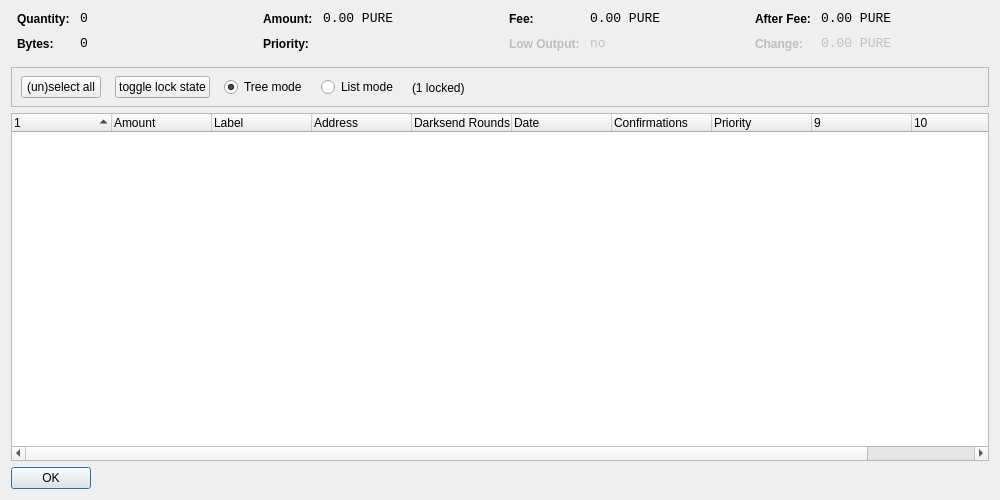
<?xml version="1.0" encoding="UTF-8"?>
<ui version="4.0">
 <class>CoinControlDialog</class>
 <widget class="QDialog" name="CoinControlDialog">
  <property name="geometry">
   <rect>
    <x>0</x>
    <y>0</y>
    <width>1000</width>
    <height>500</height>
   </rect>
  </property>
  <property name="windowTitle">
   <string>Coin Control</string>
  </property>
  <layout class="QVBoxLayout" name="verticalLayout">
   <item>
    <layout class="QHBoxLayout" name="horizontalLayoutTop" stretch="0,0,0,0">
     <property name="topMargin">
      <number>0</number>
     </property>
     <property name="bottomMargin">
      <number>10</number>
     </property>
     <item>
      <layout class="QFormLayout" name="formLayoutCoinControl1">
       <property name="horizontalSpacing">
        <number>10</number>
       </property>
       <property name="verticalSpacing">
        <number>10</number>
       </property>
       <property name="leftMargin">
        <number>6</number>
       </property>
       <property name="rightMargin">
        <number>6</number>
       </property>
       <item row="0" column="0">
        <widget class="QLabel" name="labelCoinControlQuantityText">
         <property name="styleSheet">
          <string notr="true">font-weight:bold;</string>
         </property>
         <property name="text">
          <string>Quantity:</string>
         </property>
        </widget>
       </item>
       <item row="0" column="1">
        <widget class="QLabel" name="labelCoinControlQuantity">
         <property name="font">
          <font>
           <family>Monospace</family>
           <pointsize>10</pointsize>
          </font>
         </property>
         <property name="cursor">
          <cursorShape>IBeamCursor</cursorShape>
         </property>
         <property name="contextMenuPolicy">
          <enum>Qt::ActionsContextMenu</enum>
         </property>
         <property name="text">
          <string notr="true">0</string>
         </property>
         <property name="textInteractionFlags">
          <set>Qt::LinksAccessibleByMouse|Qt::TextSelectableByKeyboard|Qt::TextSelectableByMouse</set>
         </property>
        </widget>
       </item>
       <item row="1" column="0">
        <widget class="QLabel" name="labelCoinControlBytesText">
         <property name="styleSheet">
          <string notr="true">font-weight:bold;</string>
         </property>
         <property name="text">
          <string>Bytes:</string>
         </property>
        </widget>
       </item>
       <item row="1" column="1">
        <widget class="QLabel" name="labelCoinControlBytes">
         <property name="font">
          <font>
           <family>Monospace</family>
           <pointsize>10</pointsize>
          </font>
         </property>
         <property name="cursor">
          <cursorShape>IBeamCursor</cursorShape>
         </property>
         <property name="contextMenuPolicy">
          <enum>Qt::ActionsContextMenu</enum>
         </property>
         <property name="text">
          <string notr="true">0</string>
         </property>
         <property name="textInteractionFlags">
          <set>Qt::LinksAccessibleByMouse|Qt::TextSelectableByKeyboard|Qt::TextSelectableByMouse</set>
         </property>
        </widget>
       </item>
      </layout>
     </item>
     <item>
      <layout class="QFormLayout" name="formLayoutCoinControl2">
       <property name="horizontalSpacing">
        <number>10</number>
       </property>
       <property name="verticalSpacing">
        <number>10</number>
       </property>
       <property name="leftMargin">
        <number>6</number>
       </property>
       <property name="rightMargin">
        <number>6</number>
       </property>
       <item row="0" column="0">
        <widget class="QLabel" name="labelCoinControlAmountText">
         <property name="styleSheet">
          <string notr="true">font-weight:bold;</string>
         </property>
         <property name="text">
          <string>Amount:</string>
         </property>
        </widget>
       </item>
       <item row="0" column="1">
        <widget class="QLabel" name="labelCoinControlAmount">
         <property name="font">
          <font>
           <family>Monospace</family>
           <pointsize>10</pointsize>
          </font>
         </property>
         <property name="cursor">
          <cursorShape>IBeamCursor</cursorShape>
         </property>
         <property name="contextMenuPolicy">
          <enum>Qt::ActionsContextMenu</enum>
         </property>
         <property name="text">
          <string notr="true">0.00 PURE</string>
         </property>
         <property name="textInteractionFlags">
          <set>Qt::LinksAccessibleByMouse|Qt::TextSelectableByKeyboard|Qt::TextSelectableByMouse</set>
         </property>
        </widget>
       </item>
       <item row="1" column="0">
        <widget class="QLabel" name="labelCoinControlPriorityText">
         <property name="styleSheet">
          <string notr="true">font-weight:bold;</string>
         </property>
         <property name="text">
          <string>Priority:</string>
         </property>
        </widget>
       </item>
       <item row="1" column="1">
        <widget class="QLabel" name="labelCoinControlPriority">
         <property name="font">
          <font>
           <family>Monospace</family>
           <pointsize>10</pointsize>
          </font>
         </property>
         <property name="cursor">
          <cursorShape>IBeamCursor</cursorShape>
         </property>
         <property name="contextMenuPolicy">
          <enum>Qt::ActionsContextMenu</enum>
         </property>
         <property name="text">
          <string/>
         </property>
         <property name="textInteractionFlags">
          <set>Qt::LinksAccessibleByMouse|Qt::TextSelectableByKeyboard|Qt::TextSelectableByMouse</set>
         </property>
        </widget>
       </item>
      </layout>
     </item>
     <item>
      <layout class="QFormLayout" name="formLayoutCoinControl3">
       <property name="horizontalSpacing">
        <number>10</number>
       </property>
       <property name="verticalSpacing">
        <number>10</number>
       </property>
       <property name="leftMargin">
        <number>6</number>
       </property>
       <property name="rightMargin">
        <number>6</number>
       </property>
       <item row="0" column="0">
        <widget class="QLabel" name="labelCoinControlFeeText">
         <property name="styleSheet">
          <string notr="true">font-weight:bold;</string>
         </property>
         <property name="text">
          <string>Fee:</string>
         </property>
        </widget>
       </item>
       <item row="0" column="1">
        <widget class="QLabel" name="labelCoinControlFee">
         <property name="font">
          <font>
           <family>Monospace</family>
           <pointsize>10</pointsize>
          </font>
         </property>
         <property name="cursor">
          <cursorShape>IBeamCursor</cursorShape>
         </property>
         <property name="contextMenuPolicy">
          <enum>Qt::ActionsContextMenu</enum>
         </property>
         <property name="text">
          <string notr="true">0.00 PURE</string>
         </property>
         <property name="textInteractionFlags">
          <set>Qt::LinksAccessibleByMouse|Qt::TextSelectableByKeyboard|Qt::TextSelectableByMouse</set>
         </property>
        </widget>
       </item>
       <item row="1" column="0">
        <widget class="QLabel" name="labelCoinControlLowOutputText">
         <property name="enabled">
          <bool>false</bool>
         </property>
         <property name="styleSheet">
          <string notr="true">font-weight:bold;</string>
         </property>
         <property name="text">
          <string>Low Output:</string>
         </property>
        </widget>
       </item>
       <item row="1" column="1">
        <widget class="QLabel" name="labelCoinControlLowOutput">
         <property name="enabled">
          <bool>false</bool>
         </property>
         <property name="font">
          <font>
           <family>Monospace</family>
           <pointsize>10</pointsize>
          </font>
         </property>
         <property name="cursor">
          <cursorShape>IBeamCursor</cursorShape>
         </property>
         <property name="contextMenuPolicy">
          <enum>Qt::ActionsContextMenu</enum>
         </property>
         <property name="text">
          <string notr="true">no</string>
         </property>
         <property name="textInteractionFlags">
          <set>Qt::LinksAccessibleByMouse|Qt::TextSelectableByKeyboard|Qt::TextSelectableByMouse</set>
         </property>
        </widget>
       </item>
      </layout>
     </item>
     <item>
      <layout class="QFormLayout" name="formLayoutCoinControl4">
       <property name="horizontalSpacing">
        <number>10</number>
       </property>
       <property name="verticalSpacing">
        <number>10</number>
       </property>
       <property name="leftMargin">
        <number>6</number>
       </property>
       <property name="rightMargin">
        <number>6</number>
       </property>
       <item row="0" column="0">
        <widget class="QLabel" name="labelCoinControlAfterFeeText">
         <property name="styleSheet">
          <string notr="true">font-weight:bold;</string>
         </property>
         <property name="text">
          <string>After Fee:</string>
         </property>
        </widget>
       </item>
       <item row="0" column="1">
        <widget class="QLabel" name="labelCoinControlAfterFee">
         <property name="font">
          <font>
           <family>Monospace</family>
           <pointsize>10</pointsize>
          </font>
         </property>
         <property name="cursor">
          <cursorShape>IBeamCursor</cursorShape>
         </property>
         <property name="contextMenuPolicy">
          <enum>Qt::ActionsContextMenu</enum>
         </property>
         <property name="text">
          <string notr="true">0.00 PURE</string>
         </property>
         <property name="textInteractionFlags">
          <set>Qt::LinksAccessibleByMouse|Qt::TextSelectableByKeyboard|Qt::TextSelectableByMouse</set>
         </property>
        </widget>
       </item>
       <item row="1" column="0">
        <widget class="QLabel" name="labelCoinControlChangeText">
         <property name="enabled">
          <bool>false</bool>
         </property>
         <property name="styleSheet">
          <string notr="true">font-weight:bold;</string>
         </property>
         <property name="text">
          <string>Change:</string>
         </property>
        </widget>
       </item>
       <item row="1" column="1">
        <widget class="QLabel" name="labelCoinControlChange">
         <property name="enabled">
          <bool>false</bool>
         </property>
         <property name="font">
          <font>
           <family>Monospace</family>
           <pointsize>10</pointsize>
          </font>
         </property>
         <property name="cursor">
          <cursorShape>IBeamCursor</cursorShape>
         </property>
         <property name="contextMenuPolicy">
          <enum>Qt::ActionsContextMenu</enum>
         </property>
         <property name="text">
          <string notr="true">0.00 PURE</string>
         </property>
         <property name="textInteractionFlags">
          <set>Qt::LinksAccessibleByMouse|Qt::TextSelectableByKeyboard|Qt::TextSelectableByMouse</set>
         </property>
        </widget>
       </item>
      </layout>
     </item>
    </layout>
   </item>
   <item>
    <widget class="QFrame" name="frame">
     <property name="minimumSize">
      <size>
       <width>0</width>
       <height>40</height>
      </size>
     </property>
     <property name="frameShape">
      <enum>QFrame::StyledPanel</enum>
     </property>
     <property name="frameShadow">
      <enum>QFrame::Sunken</enum>
     </property>
     <widget class="QWidget" name="horizontalLayoutWidget">
      <property name="geometry">
       <rect>
        <x>10</x>
        <y>0</y>
        <width>781</width>
        <height>41</height>
       </rect>
      </property>
      <layout class="QHBoxLayout" name="horizontalLayoutPanel" stretch="0,0,0,0,0">
       <property name="spacing">
        <number>14</number>
       </property>
       <item>
        <widget class="QPushButton" name="pushButtonSelectAll">
         <property name="sizePolicy">
          <sizepolicy hsizetype="Maximum" vsizetype="Fixed">
           <horstretch>0</horstretch>
           <verstretch>0</verstretch>
          </sizepolicy>
         </property>
         <property name="text">
          <string>(un)select all</string>
         </property>
        </widget>
       </item>
        <item>
         <widget class="QPushButton" name="pushButtonToggleLock">
          <property name="sizePolicy">
           <sizepolicy hsizetype="Maximum" vsizetype="Fixed">
            <horstretch>0</horstretch>
            <verstretch>0</verstretch>
           </sizepolicy>
          </property>
          <property name="text">
           <string>toggle lock state</string>
          </property>
          <property name="autoDefault">
           <bool>false</bool>
          </property>
         </widget>
        </item>
       <item>
        <widget class="QRadioButton" name="radioTreeMode">
         <property name="sizePolicy">
          <sizepolicy hsizetype="Maximum" vsizetype="Fixed">
           <horstretch>0</horstretch>
           <verstretch>0</verstretch>
          </sizepolicy>
         </property>
         <property name="text">
          <string>Tree mode</string>
         </property>
         <property name="checked">
          <bool>true</bool>
         </property>
        </widget>
       </item>
       <item>
        <widget class="QRadioButton" name="radioListMode">
         <property name="sizePolicy">
          <sizepolicy hsizetype="Maximum" vsizetype="Fixed">
           <horstretch>0</horstretch>
           <verstretch>0</verstretch>
          </sizepolicy>
         </property>
         <property name="text">
          <string>List mode</string>
         </property>
        </widget>
       </item>
        <item>
         <widget class="QLabel" name="labelLocked">
          <property name="text">
           <string>(1 locked)</string>
          </property>
         </widget>
        </item>
       <item>
        <spacer name="horizontalSpacer">
         <property name="orientation">
          <enum>Qt::Horizontal</enum>
         </property>
         <property name="sizeHint" stdset="0">
          <size>
           <width>40</width>
           <height>20</height>
          </size>
         </property>
        </spacer>
       </item>
      </layout>
     </widget>
    </widget>
   </item>
   <item>
    <widget class="CoinControlTreeWidget" name="treeWidget">
     <property name="contextMenuPolicy">
      <enum>Qt::CustomContextMenu</enum>
     </property>
     <property name="sortingEnabled">
      <bool>false</bool>
     </property>
     <property name="columnCount">
      <number>11</number>
     </property>
     <attribute name="headerShowSortIndicator" stdset="0">
      <bool>true</bool>
     </attribute>
     <attribute name="headerStretchLastSection">
      <bool>false</bool>
     </attribute>
     <column>
      <property name="text">
       <string/>
      </property>
     </column>
     <column>
      <property name="text">
       <string>Amount</string>
      </property>
     </column>
     <column>
      <property name="text">
       <string>Label</string>
      </property>
     </column>
     <column>
      <property name="text">
       <string>Address</string>
      </property>
     </column>
     <column>
      <property name="text">
       <string>Darksend Rounds</string>
      </property>
    </column>
     <column>
      <property name="text">
       <string>Date</string>
      </property>
     </column>
     <column>
      <property name="text">
       <string>Confirmations</string>
      </property>
      <property name="toolTip">
       <string>Confirmed</string>
      </property>
     </column>
     <column>
      <property name="text">
       <string>Priority</string>
      </property>
     </column>
     <column>
      <property name="text">
       <string/>
      </property>
     </column>
     <column>
      <property name="text">
       <string/>
      </property>
     </column>
     <column>
      <property name="text">
       <string/>
      </property>
     </column>
     <column>
      <property name="text">
       <string/>
      </property>
     </column>
    </widget>
   </item>
   <item>
    <widget class="QDialogButtonBox" name="buttonBox">
     <property name="sizePolicy">
      <sizepolicy hsizetype="Maximum" vsizetype="Fixed">
       <horstretch>0</horstretch>
       <verstretch>0</verstretch>
      </sizepolicy>
     </property>
     <property name="orientation">
      <enum>Qt::Horizontal</enum>
     </property>
     <property name="standardButtons">
      <set>QDialogButtonBox::Ok</set>
     </property>
    </widget>
   </item>
  </layout>
 </widget>
 <customwidgets>
  <customwidget>
   <class>CoinControlTreeWidget</class>
   <extends>QTreeWidget</extends>
   <header>coincontroltreewidget.h</header>
  </customwidget>
 </customwidgets>
 <resources/>
 <connections/>
</ui>
